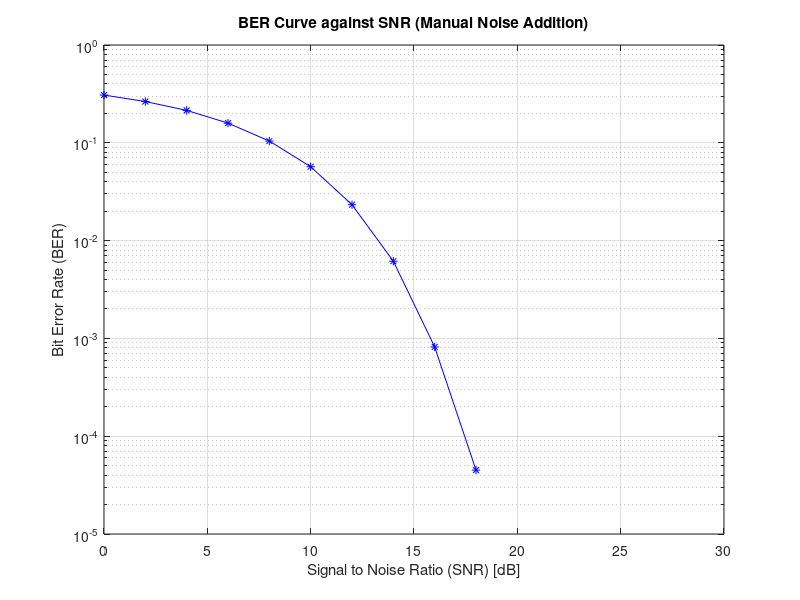
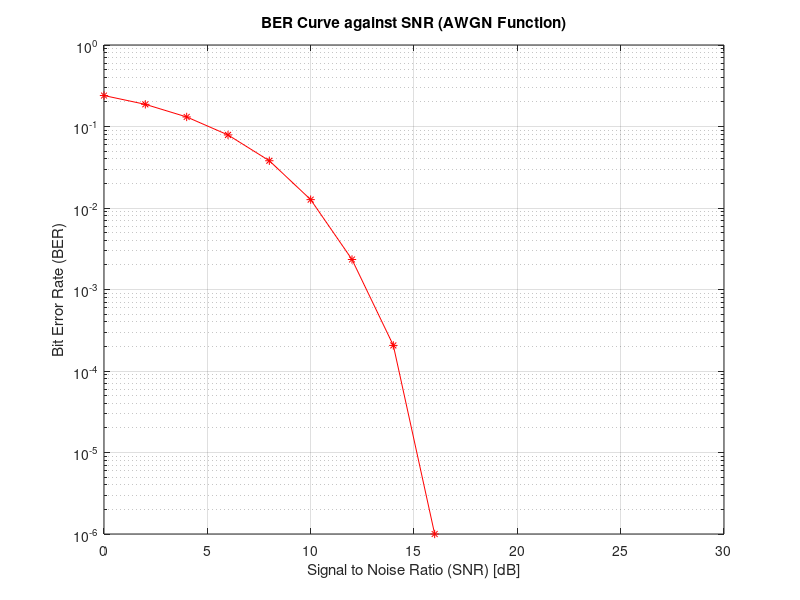

The MATLAB source for these figures, in order: (Note: this script raises an error after producing the figures.)
% Define simulation parameters
num_bits = 1e6; % Number of bits
snr_range = 0:2:30; % SNR range from 0 to 30 dB with 2 dB steps
signal_power = 1; % Assuming unit power for the signal

% Preallocate variables for speed
BER_manual = zeros(1, length(snr_range));

% Generate random binary data vector
bits = randi([0 1], 1, num_bits);

% Loop over the SNR range
for i = 1:length(snr_range)
    snr = snr_range(i);
    noise_power = signal_power / (10^(snr/10));
    noise = sqrt(noise_power) * randn(size(bits));
    Rx_sequence = bits + noise;

    % Decide whether the Rx_sequence is '1' or '0'
    detected_bits = Rx_sequence > 0.5;
    
    % Calculate the number of errors
    num_errors = sum(bits ~= detected_bits);
    
    % Save the probability of error for this SNR
    BER_manual(i) = num_errors / num_bits;
end

% Plot the BER curve against SNR for manual noise addition
figure;
semilogy(snr_range, BER_manual, 'b*-');
xlabel('Signal to Noise Ratio (SNR) [dB]');
ylabel('Bit Error Rate (BER)');
title('BER Curve against SNR (Manual Noise Addition)');
grid on;

 % Define simulation parameters (same as before)

% Preallocate variables for speed
BER_awgn = zeros(1, length(snr_range));

% Generate random binary data vector (same as before)

% Loop over the SNR range
for i = 1:length(snr_range)
    snr = snr_range(i);
    Rx_sequence = awgn(bits, snr, 'measured');

    % Decide whether the Rx_sequence is '1' or '0' (same as before)
        detected_bits = Rx_sequence > 0.5;
    % Calculate the number of errors (same as before)
        num_errors = sum(bits ~= detected_bits);
    % Save the probability of error for this SNR (same as before)
    BER_awgn(i) = num_errors / num_bits;
end

% Plot the BER curve against SNR for AWGN function
figure;
semilogy(snr_range, BER_awgn, 'r*-');
xlabel('Signal to Noise Ratio (SNR) [dB]');
ylabel('Bit Error Rate (BER)');
title('BER Curve against SNR (AWGN Function)');
grid on;

awgn requires Communications Toolbox.
 
